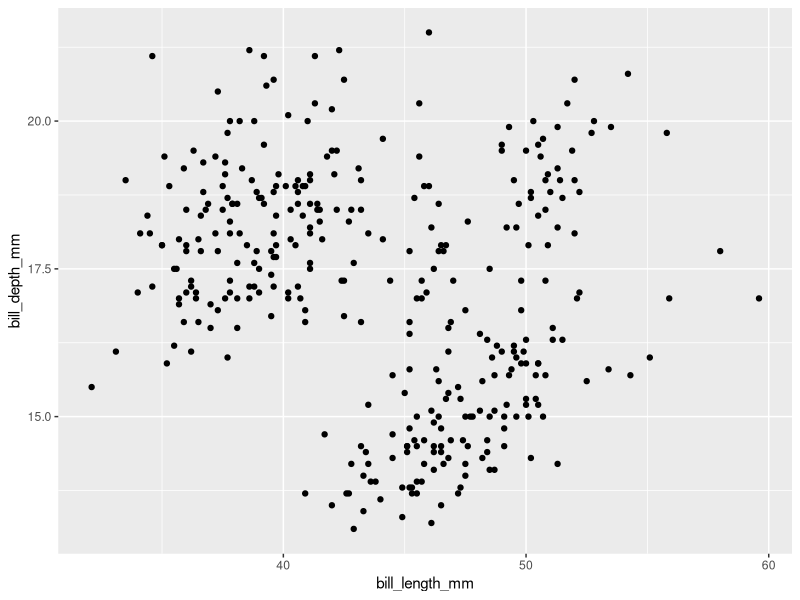
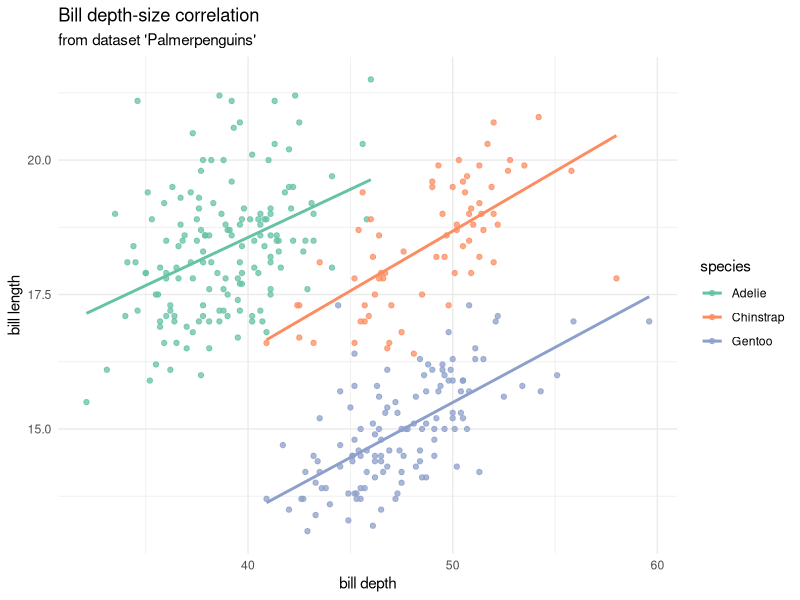

Recreate these plots in R, in order.
## ---- chunk 1
#| include: false
library(tidyverse)
## ---- chunk 2
library(palmerpenguins)
class(penguins)
## ---- chunk 3
tibb <- tibble(
  a = runif(3),
  b = rnorm(3),
  prod = a * b,    # рефернсинг до попередніх колонок у процесі створення
  let = letters[1:3])
tibb
## ---- chunk 4
tribb <- tribble(
  ~spec, ~val,  ~sex,
  "a",   0.12,   "M",
  "a",   14,     "F",
  "b",   0.123,  "I")
tribb
## ---- chunk 5
#| include: false
wide_exaple <- tibble(
  ID = c(1, 2, 3),
  Name = c("Subj A", "Subj B", "Subj X"),
  Drug_A = c(85, 72, 90),
  Drug_B = c(78, 80, 88),
  Placebo = c(95, 88, 84)
)
## ---- chunk 6
wide_exaple
## ---- chunk 7
long_example <- wide_exaple |> 
  pivot_longer(
    cols = 3:5,
    names_to = "Treatment",
    values_to = "Score"
  )
## ---- chunk 8
long_example
## ---- chunk 9
iris |> filter(Sepal.Length > 6.5 & Petal.Length < 4.5)
## ---- chunk 10
iris |> arrange(Sepal.Length, Petal.Length) |> head(4)
## ---- chunk 11
iris |> distinct(Species)
## ---- chunk 12
iris |> mutate(Petal.lw.ratio = Petal.Length / Petal.Width) |> head(2)
## ---- chunk 13
iris |> relocate(Species, .before = everything()) |> head(2)
## ---- chunk 14
iris |> rename(Plant.Species = Species) |> head(2)
## ---- chunk 15
iris |> select(Sepal.Length, Petal.Length) |> head(2)
## ---- chunk 16
iris |> group_by(Species) |> head(3)
## ---- chunk 17
iris |> 
  group_by(Species) |> 
  summarise(mean_sepal_len = mean(Sepal.Length), n = n())
## ---- chunk 18
iris |> 
  group_by(Species) |> 
  summarise(across(where(is.numeric), mean), n = n())
## ---- chunk 19
penguins |> filter(if_all(3:6, is.na))
## ---- chunk 20
penguins |> 
  ggplot(aes(x = bill_length_mm, y = bill_depth_mm)) +
  geom_point()
## ---- chunk 21
penguins |> 
  ggplot(aes(bill_length_mm, bill_depth_mm, color = species)) + # ще одна естетика
  geom_point(alpha = .75) +   
  geom_smooth(method = lm, se = F) + # додаткова геометрія
  labs(x = "bill depth", y = "bill length", title = "Bill depth-size correlation",
       subtitle = "from dataset 'Palmerpenguins'") +
  scale_color_brewer(palette = "Set2") +
  theme_minimal()
